Frame 1 (no input): blank canvas, image omitted
Frame 60 (no input): blank canvas, image omitted
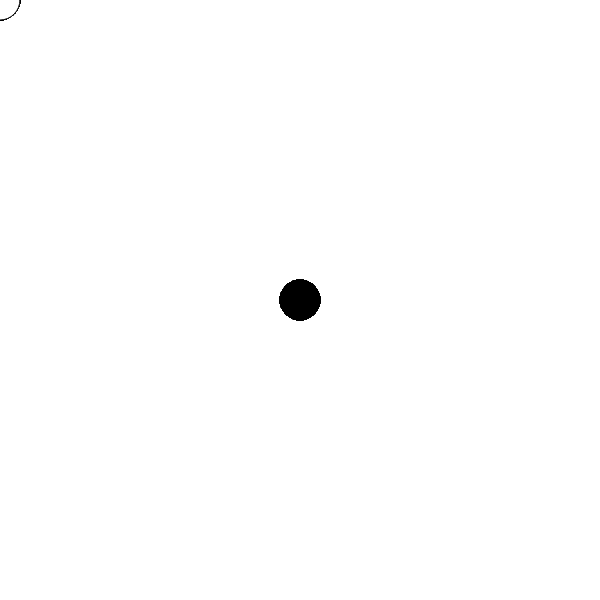
Frame 120 (the mouse pressed at the canvas centre since frame 60)

The p5.js sketch whose frames 1 and 60 were blank and that drew this single picture after the mouse press (run headless with seeded random() and noise() and a simulated clock; from frame 60 on, the mouse is pressed at the canvas centre):

// p5.js sketch
// ── sketch.js
function setup() { 
  createCanvas(600, 600);
} 

function draw() { 
  // background(220);

  if (mouseIsPressed) {
      fill(0);    
  }
  else {
      fill(255);
  }

  ellipse(mouseX, mouseY, 40, 40);
}
